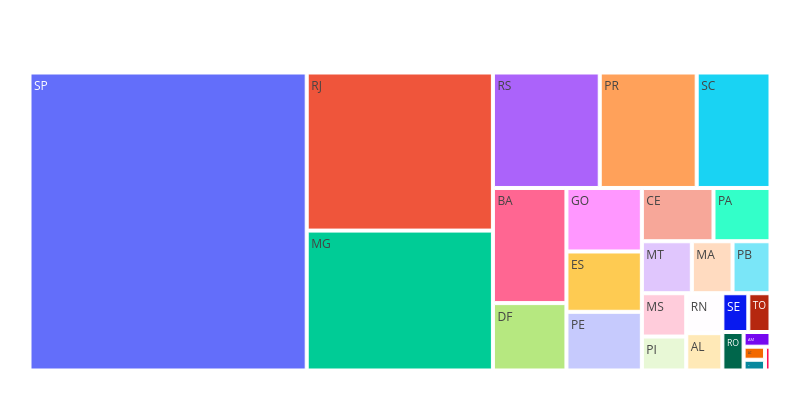

The notebook cell saved with this chart:
### Code cell
plot_revenue_per_state(revenue_per_state)

### Figure 1 — Plotly figure (JSON) as saved in the notebook; plotly's stock layout.template omitted (floating-point values rounded to 4 significant figures)
{"data": [{"branchvalues": "total", "domain": {"x": [0, 1], "y": [0, 1]}, "hovertemplate": "labels=%{label}<br>Revenue=%{value}<br>parent=%{parent}<br>id=%{id}<extra></extra>", "ids": ["AC", "AL", "AM", "AP", "BA", "CE", "DF", "ES", "GO", "MA", "MG", "MS", "MT", "PA", "PB", "PE", "PI", "PR", "RJ", "RN", "RO", "RR", "RS", "SC", "SE", "SP", "TO"], "labels": ["AC", "AL", "AM", "AP", "BA", "CE", "DF", "ES", "GO", "MA", "MG", "MS", "MT", "PA", "PB", "PE", "PI", "PR", "RJ", "RN", "RO", "RR", "RS", "SC", "SE", "SP", "TO"], "name": "", "parents": ["", "", "", "", "", "", "", "", "", "", "", "", "", "", "", "", "", "", "", "", "", "", "", "", "", "", ""], "type": "treemap", "values": [19590.0, 94200.0, 27600.0, 16140.0, 591300.0, 266500.0, 346100.0, 317700.0, 334300.0, 147800.0, 1819000.0, 134400.0, 181400.0, 212000.0, 137800.0, 309100.0, 105300.0, 781900.0, 2056000.0, 100700.0, 56980.0, 9040.0, 861600.0, 595200.0, 70290.0, 5769000.0, 60010.0]}], "layout": {"height": 400, "legend": {"tracegroupgap": 0}, "margin": {"b": 25, "l": 25, "r": 25, "t": 50}, "width": 800}}
